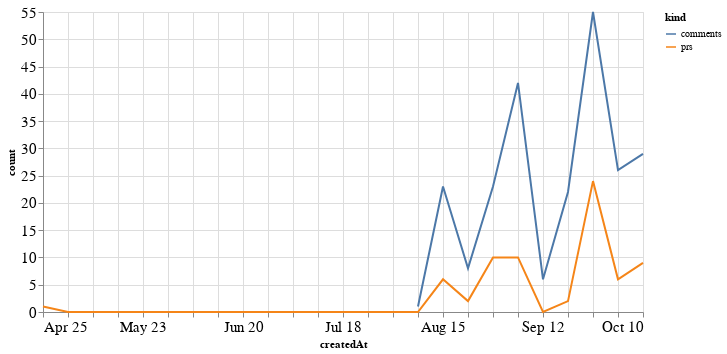

Notebook code cell kept with this figure:
### Code cell
alt.Chart(total_time, width=600).mark_line().encode(
    x='createdAt',
    y='count',
    color='kind'
)

### Figure 1 — Vega-Lite specification as saved in the notebook (floating-point values rounded to 4 significant figures)
{"config": {"axisLeft": {"labelFontSize": 15}, "axisBottom": {"labelFontSize": 15}}, "data": {"name": "data-644c94643ced303dbad20d7a850e3225"}, "mark": "line", "encoding": {"color": {"type": "nominal", "field": "kind"}, "x": {"type": "temporal", "field": "createdAt"}, "y": {"type": "quantitative", "field": "count"}}, "width": 600, "$schema": "https://vega.github.io/schema/vega-lite/v4.8.1.json", "datasets": {"data-644c94643ced303dbad20d7a850e3225": [{"createdAt": "2021-04-25T00:00:00", "kind": "prs", "count": 1.0}, {"createdAt": "2021-05-02T00:00:00", "kind": "prs", "count": 0.0}, {"createdAt": "2021-05-09T00:00:00", "kind": "prs", "count": 0.0}, {"createdAt": "2021-05-16T00:00:00", "kind": "prs", "count": 0.0}, {"createdAt": "2021-05-23T00:00:00", "kind": "prs", "count": 0.0}, {"createdAt": "2021-05-30T00:00:00", "kind": "prs", "count": 0.0}, {"createdAt": "2021-06-06T00:00:00", "kind": "prs", "count": 0.0}, {"createdAt": "2021-06-13T00:00:00", "kind": "prs", "count": 0.0}, {"createdAt": "2021-06-20T00:00:00", "kind": "prs", "count": 0.0}, {"createdAt": "2021-06-27T00:00:00", "kind": "prs", "count": 0.0}, {"createdAt": "2021-07-04T00:00:00", "kind": "prs", "count": 0.0}, {"createdAt": "2021-07-11T00:00:00", "kind": "prs", "count": 0.0}, {"createdAt": "2021-07-18T00:00:00", "kind": "prs", "count": 0.0}, {"createdAt": "2021-07-25T00:00:00", "kind": "prs", "count": 0.0}, {"createdAt": "2021-08-01T00:00:00", "kind": "prs", "count": 0.0}, {"createdAt": "2021-08-08T00:00:00", "kind": "prs", "count": 0.0}, {"createdAt": "2021-08-15T00:00:00", "kind": "prs", "count": 6.0}, {"createdAt": "2021-08-22T00:00:00", "kind": "prs", "count": 2.0}, {"createdAt": "2021-08-29T00:00:00", "kind": "prs", "count": 10.0}, {"createdAt": "2021-09-05T00:00:00", "kind": "prs", "count": 10.0}, {"createdAt": "2021-09-12T00:00:00", "kind": "prs", "count": 0.0}, {"createdAt": "2021-09-19T00:00:00", "kind": "prs", "count": 2.0}, {"createdAt": "2021-09-26T00:00:00", "kind": "prs", "count": 24.0}, {"createdAt": "2021-10-03T00:00:00", "kind": "prs", "count": 6.0}, {"createdAt": "2021-10-10T00:00:00", "kind": "prs", "count": 9.0}, {"createdAt": "2021-04-25T00:00:00", "kind": "comments", "count": null}, {"createdAt": "2021-05-02T00:00:00", "kind": "comments", "count": null}, {"createdAt": "2021-05-09T00:00:00", "kind": "comments", "count": null}, {"createdAt": "2021-05-16T00:00:00", "kind": "comments", "count": null}, {"createdAt": "2021-05-23T00:00:00", "kind": "comments", "count": null}, {"createdAt": "2021-05-30T00:00:00", "kind": "comments", "count": null}, {"createdAt": "2021-06-06T00:00:00", "kind": "comments", "count": null}, {"createdAt": "2021-06-13T00:00:00", "kind": "comments", "count": null}, {"createdAt": "2021-06-20T00:00:00", "kind": "comments", "count": null}, {"createdAt": "2021-06-27T00:00:00", "kind": "comments", "count": null}, {"createdAt": "2021-07-04T00:00:00", "kind": "comments", "count": null}, {"createdAt": "2021-07-11T00:00:00", "kind": "comments", "count": null}, {"createdAt": "2021-07-18T00:00:00", "kind": "comments", "count": null}, {"createdAt": "2021-07-25T00:00:00", "kind": "comments", "count": null}, {"createdAt": "2021-08-01T00:00:00", "kind": "comments", "count": null}, {"createdAt": "2021-08-08T00:00:00", "kind": "comments", "count": 1.0}, {"createdAt": "2021-08-15T00:00:00", "kind": "comments", "count": 23.0}, {"createdAt": "2021-08-22T00:00:00", "kind": "comments", "count": 8.0}, {"createdAt": "2021-08-29T00:00:00", "kind": "comments", "count": 23.0}, {"createdAt": "2021-09-05T00:00:00", "kind": "comments", "count": 42.0}, {"createdAt": "2021-09-12T00:00:00", "kind": "comments", "count": 6.0}, {"createdAt": "2021-09-19T00:00:00", "kind": "comments", "count": 22.0}, {"createdAt": "2021-09-26T00:00:00", "kind": "comments", "count": 55.0}, {"createdAt": "2021-10-03T00:00:00", "kind": "comments", "count": 26.0}, {"createdAt": "2021-10-10T00:00:00", "kind": "comments", "count": 29.0}]}}
